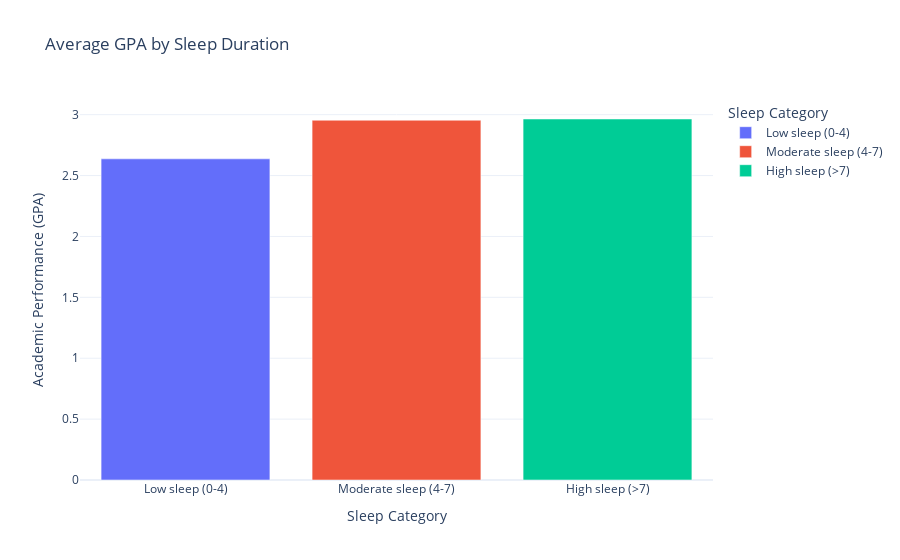

Notebook code cell kept with this figure:
### Code cell
bins = [0, 4, 7, 24]
labels = ['Low sleep (0-4)', 'Moderate sleep (4-7)', 'High sleep (>7)']
df_lifestyle['Sleep Category'] = pd.cut(df_lifestyle['Sleep Duration (Hours per night)'], bins=bins, labels=labels, include_lowest=True)

df_lifestyle['Sleep Category'].value_counts()
sleep_gpa=df_lifestyle.pivot_table(index='Sleep Category',values='Academic Performance (GPA)',aggfunc='mean').reset_index()
sleep_gpa
type(sleep_gpa)
sleep_gpa_fig=px.bar(sleep_gpa,x='Sleep Category',y='Academic Performance (GPA)',color='Sleep Category',
                    title='Average GPA by Sleep Duration',template='plotly_white') 
sleep_gpa_fig.show()
#better sleep correlates with higher GPA

### Figure 1 — Plotly figure (JSON) as saved in the notebook; plotly's stock layout.template omitted (floating-point values rounded to 4 significant figures)
{"data": [{"alignmentgroup": "True", "hovertemplate": "Sleep Category=%{x}<br>Academic Performance (GPA)=%{y}<extra></extra>", "legendgroup": "Low sleep (0-4)", "marker": {"color": "#636efa", "pattern": {"shape": ""}}, "name": "Low sleep (0-4)", "offsetgroup": "Low sleep (0-4)", "orientation": "v", "showlegend": true, "textposition": "auto", "type": "bar", "x": ["Low sleep (0-4)"], "xaxis": "x", "y": [2.637], "yaxis": "y"}, {"alignmentgroup": "True", "hovertemplate": "Sleep Category=%{x}<br>Academic Performance (GPA)=%{y}<extra></extra>", "legendgroup": "Moderate sleep (4-7)", "marker": {"color": "#EF553B", "pattern": {"shape": ""}}, "name": "Moderate sleep (4-7)", "offsetgroup": "Moderate sleep (4-7)", "orientation": "v", "showlegend": true, "textposition": "auto", "type": "bar", "x": ["Moderate sleep (4-7)"], "xaxis": "x", "y": [2.954], "yaxis": "y"}, {"alignmentgroup": "True", "hovertemplate": "Sleep Category=%{x}<br>Academic Performance (GPA)=%{y}<extra></extra>", "legendgroup": "High sleep (>7)", "marker": {"color": "#00cc96", "pattern": {"shape": ""}}, "name": "High sleep (>7)", "offsetgroup": "High sleep (>7)", "orientation": "v", "showlegend": true, "textposition": "auto", "type": "bar", "x": ["High sleep (>7)"], "xaxis": "x", "y": [2.964], "yaxis": "y"}], "layout": {"barmode": "relative", "legend": {"title": {"text": "Sleep Category"}, "tracegroupgap": 0}, "title": {"text": "Average GPA by Sleep Duration"}, "xaxis": {"anchor": "y", "categoryarray": ["Low sleep (0-4)", "Moderate sleep (4-7)", "High sleep (>7)"], "categoryorder": "array", "domain": [0, 1], "title": {"text": "Sleep Category"}}, "yaxis": {"anchor": "x", "domain": [0, 1], "title": {"text": "Academic Performance (GPA)"}}}}
